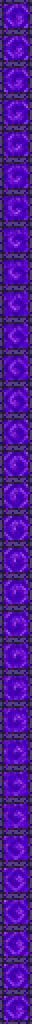
#> input picture assets_repo/respawn_anchor_top.png, 16 x 512 px, found by its file name (shown 2 times larger); its folder holds only this picture in this run
$ python -i mosaic_app.py   (imports and definitions only)
#> lines starting #> are read from the running program, lines starting #| are printed output that depends on the picture
import os
import numpy as np
from PIL import Image
import gradio as gr
from scipy.spatial import KDTree

BLOCKS_DIR = r"C:\Users\hp\Desktop\Minecraft_project\assets_repo"

# Cache for loaded blocks
cached_tree = None
cached_blocks = None
cached_colors = None

def load_blocks():
    global cached_tree, cached_blocks, cached_colors
    if cached_tree is not None:
        return

    print("Loading block textures...")
    blocks = []
    colors = []

    if not os.path.exists(BLOCKS_DIR):
        print(f"Error: Directory {BLOCKS_DIR} not found. Please ensure blocks are downloaded.")
        return

    for filename in os.listdir(BLOCKS_DIR):
        if not filename.endswith('.png'):
            continue

        path = os.path.join(BLOCKS_DIR, filename)
        try:
            img = Image.open(path).convert("RGBA")
            # Force block to be exactly 16x16.
            # If animated (e.g. 16x32), just crop the first frame
            if img.width != 16 or img.height != 16:
                img = img.crop((0, 0, 16, 16))
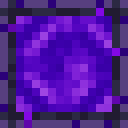
#> img: PIL image 16x16 RGBA (shown 8 times larger); mean R, G, B, A 76.6, 24.7, 149.9, 255

            arr = np.array(img)

            # Filter mostly transparent images
            # alpha channel is index 3
            alpha = arr[:,:,3]
            if np.mean(alpha) < 250:
                continue

            # Compute average RGB color across all solid pixels
            r = np.mean(arr[:,:,0])
#> r = 76.6
            g = np.mean(arr[:,:,1])
#> g = 24.66
            b = np.mean(arr[:,:,2])
#> b = 149.9

            # Convert to RGB image to discard alpha channel for output
            rgb_img = img.convert("RGB")

            blocks.append(rgb_img)
            colors.append((r, g, b))
        except Exception as e:
            print(f"Error loading {filename}: {e}")

    if not blocks:
        print("No valid blocks found!")
        return

    cached_blocks = blocks
#> cached_blocks = 1 item
    cached_colors = np.array(colors)
#> cached_colors = [[76.6, 24.66, 149.9]]
    cached_tree = KDTree(cached_colors)
    print(f"Loaded {len(blocks)} solid blocks.")
#| Loaded 1 solid blocks.

# [45 lines left out: function generate_mosaic, not called in this run]

# [17 lines not run here, left out]

>>> result = load_blocks()
